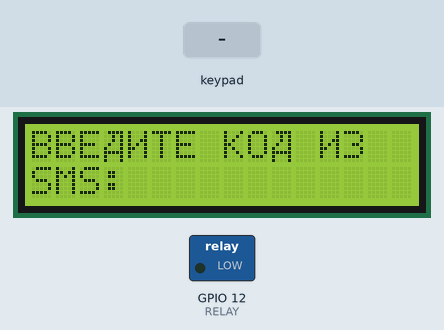
This sketch was run on a simulated ESP32. On the bench: 16×2 character LCD, switched loads named in the sketch (green lamp = pin HIGH). Inputs (shaded band) come from the test bench. EEPROM starts erased.

Above: at 1.3 s.
1.4 s: keypad keys 0 0 0 0 0 0 1 1 pressed 0.4 s apart
At 5.6 s:
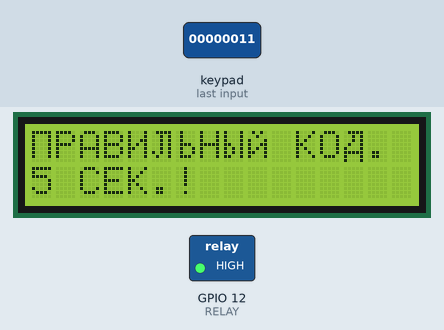
6.1 s: key 'A' pressed
9.1 s: keypad keys A D 2 5 C 9 1 1 pressed 0.4 s apart
At 12.1 s:
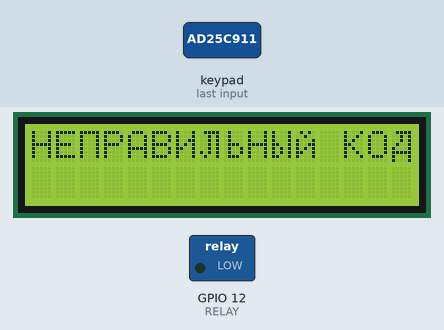
13.8 s: key 'B' pressed
At 16.2 s:
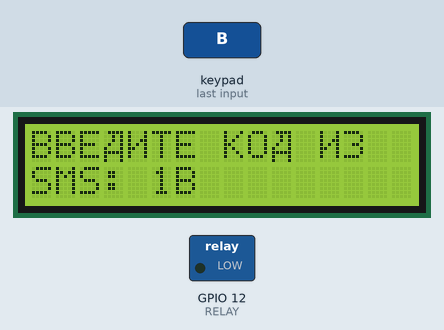
16.8 s: keypad keys A D 2 5 C 9 1 1 D pressed 0.4 s apart
At 17.0 s:
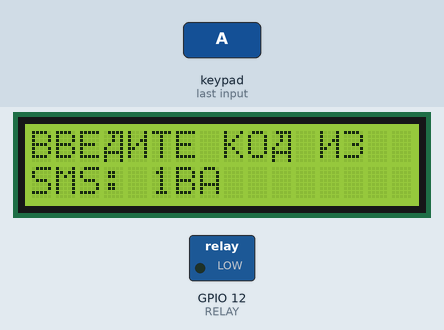
21.9 s: key 'C' pressed
At 24.2 s:
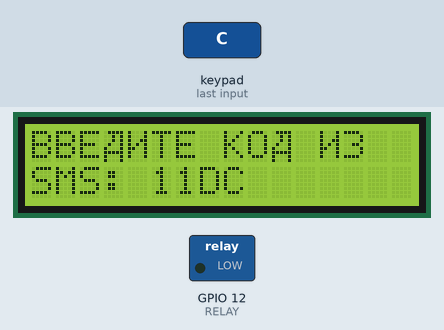
Timing chart, 0 to 25.7 s (numbered marks = the images above; inputs shaded):
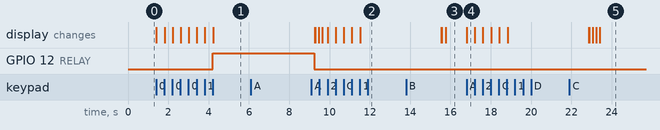

Measured:
- after the input at 1.4 s, GPIO 12 (RELAY): LOW → HIGH after 2.8 s; the display: first changes at once (image 1 shows a later state)
- after the input at 6.1 s, every drawn part: stays the same
- after the input at 9.1 s, the display: first differs from a run without the input after 0.36 s (image 2 shows a later state)
- after the input at 13.8 s, the display: first differs from a run without the input after 2.0 s (image 3)
- after the input at 16.8 s, the display: changes at once (image 4)
- after the input at 21.9 s, the display: first differs from a run without the input after 1.5 s (image 5)

The sketch:

controller.ino
```cpp
// Libs: Keypad, LiquidCrystal_I2C
// for cyrilic in attr of lcd: "variant": "A02"
// https://robotclass.ru/tutorials/displej-1602-i2c-s-russkimi-bukvami/
// https://rxtx.su/mikrokontrollery/pamyat-v-esp32/


#define RELAY 12

#include <Wire.h>
#include <LiquidCrystal_I2C.h>
#include <Keypad.h>
#include <nvs.h>
#include <nvs_flash.h>

const byte ROW_NUM    = 4;
const byte COLUMN_NUM = 4;
char keys[ROW_NUM][COLUMN_NUM] = {
  {'1','2','3','A'},
  {'4','5','6','B'},
  {'7','8','9','C'},
  {'*','0','#','D'}
};
byte pin_rows[ROW_NUM] = {23, 4, 15, 19};
byte pin_column[COLUMN_NUM] = {18, 5, 17, 16};
Keypad keypad = Keypad(makeKeymap(keys), pin_rows, pin_column, ROW_NUM, COLUMN_NUM);

#define N_DIGITS 8
char digits[N_DIGITS + 1];
int n = 0;

#define OPEN_PERIOD 5
#define ERROR_PERIOD 4

#define RESET_CODE "AD25C911"

#define N_CODES 10

char codes[N_CODES][N_DIGITS+1] = {
  "00000011",
  "00000012",
  "00000013",
  "00000014",
  "00000015",
  "00000016",
  "00000017",
  "00000018",
  "00000019",
  "0000001A",
};

LiquidCrystal_I2C lcd(0x27, 16, 2);

void clearNVS() {
    ESP_ERROR_CHECK(nvs_flash_erase());
    esp_err_t err = nvs_flash_init();
    ESP_ERROR_CHECK(err);
}

void initializeNVS() {
    // Serial.println("initializeNVS");

    esp_err_t err = nvs_flash_init();

    if (err == ESP_ERR_NVS_NO_FREE_PAGES || err == ESP_ERR_NVS_NEW_VERSION_FOUND) {
        // NVS partition was truncated and needs to be erased
        clearNVS();
        return;
    }

    ESP_ERROR_CHECK(err);
}

void createNVS() {
    // Serial.println("createNVS");
    esp_err_t err;
    nvs_handle_t nvs;

    // Open the NVS partition
    err = nvs_open("storage", NVS_READWRITE, &nvs);
    if (err != ESP_OK) {
        // Serial.println("Error opening NVS:");
        // Serial.println(esp_err_to_name(err));

        // Handle the error (e.g., erase and try again)
        ESP_ERROR_CHECK(nvs_flash_erase());
        initializeNVS();
    } else {
        // NVS opened successfully, close the handle
        nvs_close(nvs);
    }
}

bool keyExists(char *key) {
    nvs_handle_t nvs;
    esp_err_t err;
    bool result;

    // Open the NVS partition
    err = nvs_open("storage", NVS_READWRITE, &nvs);
    if (err != ESP_OK) {
        //printf("Error opening NVS: %s\n", esp_err_to_name(err));
        return false;
    }

    // Retrieve an 8-bit signed integer from NVS
    int8_t value;
    err = nvs_get_i8(nvs, key, &value);
    if (err == ESP_OK) {
        //printf("Value retrieved from NVS: %d\n", value);
        result = true;
    } else {
        //printf("Error retrieving value from NVS: %s\n", esp_err_to_name(err));
        result = false;
    }

    // Close the NVS handle
    nvs_close(nvs);
    return result;
}

void setKey(char *key) {
    nvs_handle_t nvs;
    esp_err_t err;

    // Open the NVS partition
    err = nvs_open("storage", NVS_READWRITE, &nvs);
    if (err != ESP_OK) {
        //printf("Error opening NVS: %s\n", esp_err_to_name(err));
        return;
    }

    // Set an 8-bit signed integer in NVS
    int8_t value_to_set = 1;
    err = nvs_set_i8(nvs, key, value_to_set);
    if (err == ESP_OK) {
        //printf("Value set in NVS: %d\n", value_to_set);
    } else {
        //printf("Error setting value in NVS: %s\n", esp_err_to_name(err));
    }

    // Commit the changes
    nvs_commit(nvs);

    // Close the NVS handle
    nvs_close(nvs);
}

uint8_t letterZ[8] = {
  0b11110,
  0b00001,
  0b00001,
  0b00110,
  0b00001,
  0b00001,
  0b11110,
  0b00000,
};
uint8_t letterD[8] = {
  0b01111,
  0b00101,
  0b00101,
  0b01001,
  0b10001,
  0b11111,
  0b10001,
  0b10001,
};
uint8_t letterI[8] = {
  0b10001,
  0b10001,
  0b10011,
  0b10101,
  0b11001,
  0b10001,
  0b10001,
  0b00000,
};
uint8_t letterP[8] = {
  0b11111,
  0b10001,
  0b10001,
  0b10001,
  0b10001,
  0b10001,
  0b10001,
  0b00000,
};
uint8_t letterL[8] = {
  0b01111,
  0b00101,
  0b00101,
  0b00101,
  0b00101,
  0b10101,
  0b01001,
  0b00000,
};
uint8_t letterSoft[8] = {
  0b01000,
  0b01000,
  0b01000,
  0b01110,
  0b01001,
  0b01001,
  0b01110,
  0b00000,
};
uint8_t letterY[8] = {
  0b10001,
  0b10001,
  0b10001,
  0b11001,
  0b10101,
  0b10101,
  0b11001,
  0b00000,
};
uint8_t letterYI[8] = {
  0b01010,
  0b00100,
  0b10001,
  0b10011,
  0b10101,
  0b11001,
  0b10001,
  0b00000,
};

void setup() {
  pinMode(RELAY, OUTPUT);
  digitalWrite(RELAY, LOW);

  Serial.begin(115200);
  createNVS();

  lcd.init();
  lcd.backlight();
  lcd.createChar(0, letterZ);
  lcd.createChar(1, letterD);
  lcd.createChar(2, letterI);
  lcd.createChar(3, letterP);
  lcd.createChar(4, letterL);
  lcd.createChar(5, letterSoft);
  lcd.createChar(6, letterY);
  lcd.createChar(7, letterYI);

  reset();
}

void loop() {
  enter_code();
}

void enter_code() {
  char key = keypad.getKey();

  if (key) {
    // Serial.println(key);

    if (key == '#') {
      reset();
    }

    if (n >= N_DIGITS) return;

    if ((key >= 'A' && key <= 'D') || (key >= '0' && key <= '9')) {
      digits[n] = key;
      n++;
      digits[n] = '\0';

      print_code();

      if (n == N_DIGITS) {
        check_code();
      }
    }
  }
}

void print_code() {
  lcd.setCursor(5, 1);
  lcd.print(digits);
}

void print_enter() {
  lcd.clear();
  lcd.setCursor(0, 0);
  // lcd.print("Enter code from");
  lcd.print("BBE\x01\x02TE KO\x01 \x02");
  lcd.write((byte)'\x00');
  lcd.setCursor(0, 1);
  lcd.print("SMS:");
}

void reset() {
  // mode = MODE_ENTER;
  digitalWrite(RELAY, LOW);

  n = 0;
  digits[0] = '\0';
  print_enter();
}

void check_code() {
  if (!strcmp(digits, RESET_CODE)) {
    clearNVS();
    reset();
    return;
  }
  for (int i = 0; i < N_CODES; ++i) {
    if (!strcmp(digits, codes[i])) {
      if (keyExists(digits)) break;
      setKey(digits);
      open();
      return;
    }
  }
  show_error();
}

void show_error() {
  lcd.clear();
  lcd.setCursor(0, 0);
  lcd.print("HE\x03PAB\x02\x04\x05H\x06\x07 KO\x01");
  // lcd.setCursor(0, 1);
  // lcd.print("Try another one.");

  delay(ERROR_PERIOD * 1000);
  reset();
}

void open() {
  digitalWrite(RELAY, HIGH);

  lcd.clear();
  lcd.setCursor(0, 0);
  lcd.print("\x03PAB\x02\x04\x05H\x06\x07 KO\x01.");
  lcd.setCursor(0, 1);
  char msg[25];
  sprintf(msg, "%d CEK.!", OPEN_PERIOD);
  lcd.print(msg);

  delay(OPEN_PERIOD * 1000);
  reset();
}
```
